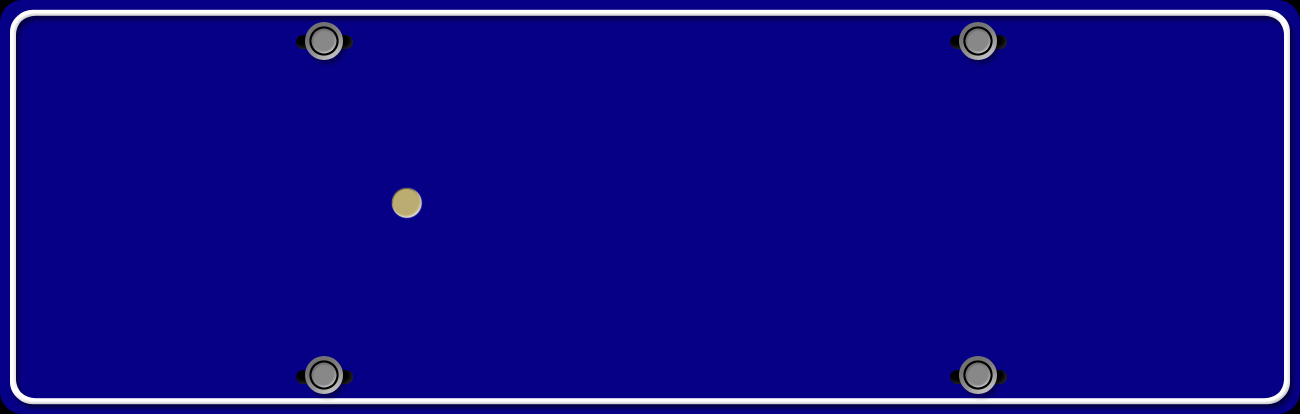
#> input picture images/template.bmp, 1300 x 414 px
$ python test.py NoPlates/A01_N84E28_1.jpg   (Python 2 division)
#> lines starting #> are read from the running program, lines starting #| are printed output that depends on the picture
### genplate.py
#coding=utf-8
import PIL
from PIL import ImageFont
from PIL import Image
from PIL import ImageDraw
import cv2;
import numpy as np;
import os;
from math import *


# font = ImageFont.truetype("Arial-Bold.ttf",14)

index = {"京": 0, "沪": 1, "津": 2, "渝": 3, "冀": 4, "晋": 5, "蒙": 6, "辽": 7, "吉": 8, "黑": 9, "苏": 10, "浙": 11, "皖": 12,
         "闽": 13, "赣": 14, "鲁": 15, "豫": 16, "鄂": 17, "湘": 18, "粤": 19, "桂": 20, "琼": 21, "川": 22, "贵": 23, "云": 24,
         "藏": 25, "陕": 26, "甘": 27, "青": 28, "宁": 29, "新": 30, "0": 31, "1": 32, "2": 33, "3": 34, "4": 35, "5": 36,
         "6": 37, "7": 38, "8": 39, "9": 40, "A": 41, "B": 42, "C": 43, "D": 44, "E": 45, "F": 46, "G": 47, "H": 48,
         "J": 49, "K": 50, "L": 51, "M": 52, "N": 53, "P": 54, "Q": 55, "R": 56, "S": 57, "T": 58, "U": 59, "V": 60,
         "W": 61, "X": 62, "Y": 63, "Z": 64};

chars = ["京", "沪", "津", "渝", "冀", "晋", "蒙", "辽", "吉", "黑", "苏", "浙", "皖", "闽", "赣", "鲁", "豫", "鄂", "湘", "粤", "桂",
             "琼", "川", "贵", "云", "藏", "陕", "甘", "青", "宁", "新", "0", "1", "2", "3", "4", "5", "6", "7", "8", "9", "A",
             "B", "C", "D", "E", "F", "G", "H", "J", "K", "L", "M", "N", "P", "Q", "R", "S", "T", "U", "V", "W", "X",
             "Y", "Z"
             ];

# [87 lines left out: functions AddSmudginess, rot, rotRandrom, tfactor, random_envirment, GenCh and 1 more, not called in this run]
def AddGauss(img, level):
    return cv2.blur(img, (level * 2 + 1, level * 2 + 1));


def r(val):
    return int(np.random.random() * val)

# [14 lines left out: functions AddNoiseSingleChannel, addNoise, not called in this run]


class GenPlate:


    def __init__(self,fontCh,fontEng,NoPlates):
#> called with fontCh = './font/platech.ttf', fontEng = './font/platechar.ttf', NoPlates = './NoPlates'
        self.fontC =  ImageFont.truetype(fontCh,43,0);
        self.fontE =  ImageFont.truetype(fontEng,60,0);
        self.img=np.array(Image.new("RGB", (226,70),(255,255,255)))
        self.bg  = cv2.resize(cv2.imread("./images/template.bmp"),(226,70));
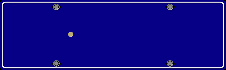
#> self.bg: shape (70, 226, 3); mean B, G, R 135.8, 10, 15.6
        self.smu = cv2.imread("./images/smu2.jpg");
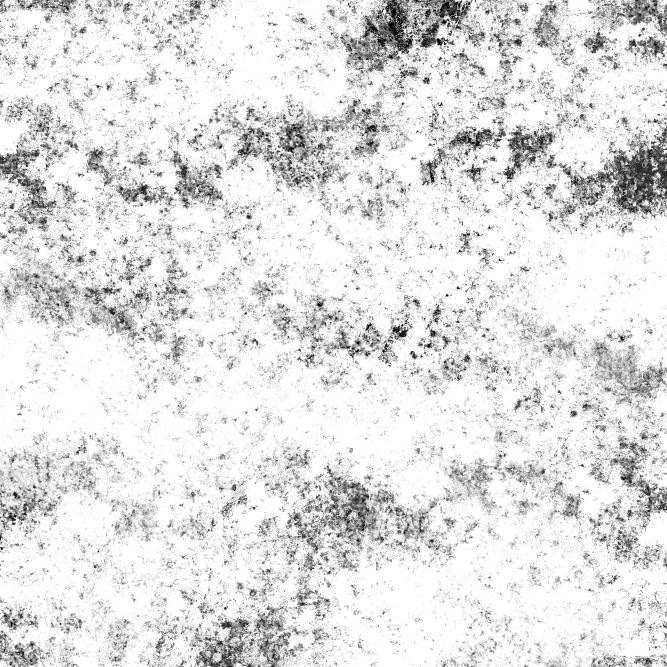
#> input picture images/smu2.jpg, 2000 x 2000 px (shown at 1/3 size)
#> self.smu is the input picture: shape (2000, 2000, 3); min 0, max 255, mean 225.7
        self.noplates_path = [];
        for parent,parent_folder,filenames in os.walk(NoPlates):
            for filename in filenames:
                path = parent+"/"+filename;
                self.noplates_path.append(path);


    # [9 lines left out: function draw, not called in this run]
    def generate(self,text):
        if len(text) == 9:
            fg = self.draw(text.decode(encoding="utf-8"));
            fg = cv2.bitwise_not(fg);
            com = cv2.bitwise_or(fg,self.bg);
            com = rot(com,r(60)-30,com.shape,30);
            com = rotRandrom(com,10,(com.shape[1],com.shape[0]));
            #com = AddSmudginess(com,self.smu)

            com = tfactor(com)
            com = random_envirment(com,self.noplates_path);
            com = AddGauss(com, 1+r(4));
            com = addNoise(com);


            return com
    def genPlateString(self,pos,val):
#> called with pos = -1, val = -1
        plateStr = "";
        box = [0,0,0,0,0,0,0];
        if(pos!=-1):
            box[pos]=1;
        for unit,cpos in zip(box,xrange(len(box))):
            if unit == 1:
                plateStr += val
            else:
                if cpos == 0:
                    plateStr += chars[r(31)]
                elif cpos == 1:
                    plateStr += chars[41+r(24)]
                else:
                    plateStr += chars[31 + r(34)]

        return plateStr;

    def genBatch(self, batchSize,pos,charRange, outputPath,size):
        if (not os.path.exists(outputPath)):
            os.mkdir(outputPath)
        for i in xrange(batchSize):
                plateStr = G.genPlateString(-1,-1)
                img =  G.generate(plateStr);
#> (the run stopped early here; a loop or call above may not have finished)
